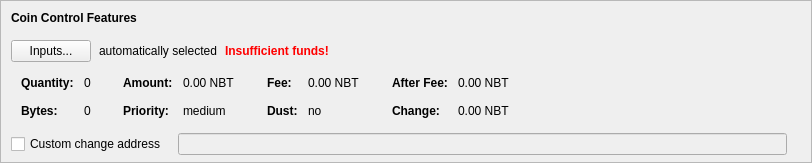
    <widget class="QFrame" name="frameCoinControl">
     <property name="sizePolicy">
      <sizepolicy hsizetype="Expanding" vsizetype="Expanding">
       <horstretch>0</horstretch>
       <verstretch>0</verstretch>
      </sizepolicy>
     </property>
     <property name="maximumSize">
      <size>
       <width>16777215</width>
       <height>16777215</height>
      </size>
     </property>
     <property name="frameShape">
      <enum>QFrame::StyledPanel</enum>
     </property>
     <property name="frameShadow">
      <enum>QFrame::Sunken</enum>
     </property>
     <layout class="QVBoxLayout" name="verticalLayoutCoinControl2">
      <property name="spacing">
       <number>0</number>
      </property>
      <property name="leftMargin">
       <number>0</number>
      </property>
      <property name="topMargin">
       <number>0</number>
      </property>
      <property name="rightMargin">
       <number>0</number>
      </property>
      <property name="bottomMargin">
       <number>6</number>
      </property>
      <item>
       <layout class="QVBoxLayout" name="verticalLayoutCoinControl" stretch="0,0,0,0,1">
        <property name="spacing">
         <number>0</number>
        </property>
        <property name="leftMargin">
         <number>10</number>
        </property>
        <property name="topMargin">
         <number>10</number>
        </property>
        <item>
         <layout class="QHBoxLayout" name="horizontalLayoutCoinControl1">
          <property name="bottomMargin">
           <number>15</number>
          </property>
          <item>
           <widget class="QLabel" name="labelCoinControlFeatures">
            <property name="sizePolicy">
             <sizepolicy hsizetype="Preferred" vsizetype="Maximum">
              <horstretch>0</horstretch>
              <verstretch>0</verstretch>
             </sizepolicy>
            </property>
            <property name="font">
             <font>
              <weight>75</weight>
              <bold>true</bold>
             </font>
            </property>
            <property name="styleSheet">
             <string notr="true">font-weight:bold;</string>
            </property>
            <property name="text">
             <string>Coin Control Features</string>
            </property>
           </widget>
          </item>
         </layout>
        </item>
        <item>
         <layout class="QHBoxLayout" name="horizontalLayoutCoinControl2" stretch="0,0,0,0">
          <property name="spacing">
           <number>8</number>
          </property>
          <property name="bottomMargin">
           <number>10</number>
          </property>
          <item>
           <widget class="QPushButton" name="pushButtonCoinControl">
            <property name="styleSheet">
             <string notr="true"/>
            </property>
            <property name="text">
             <string>Inputs...</string>
            </property>
            <property name="autoDefault">
             <bool>false</bool>
            </property>
           </widget>
          </item>
          <item>
           <widget class="QLabel" name="labelCoinControlAutomaticallySelected">
            <property name="text">
             <string>automatically selected</string>
            </property>
            <property name="margin">
             <number>5</number>
            </property>
           </widget>
          </item>
          <item>
           <widget class="QLabel" name="labelCoinControlInsuffFunds">
            <property name="font">
             <font>
              <weight>75</weight>
              <bold>true</bold>
             </font>
            </property>
            <property name="styleSheet">
             <string notr="true">color:red;font-weight:bold;</string>
            </property>
            <property name="text">
             <string>Insufficient funds!</string>
            </property>
            <property name="margin">
             <number>5</number>
            </property>
           </widget>
          </item>
          <item>
           <spacer name="horizontalSpacerCoinControl">
            <property name="orientation">
             <enum>Qt::Horizontal</enum>
            </property>
            <property name="sizeHint" stdset="0">
             <size>
              <width>40</width>
              <height>1</height>
             </size>
            </property>
           </spacer>
          </item>
         </layout>
        </item>
        <item>
         <widget class="QWidget" name="widgetCoinControl" native="true">
          <property name="sizePolicy">
           <sizepolicy hsizetype="Preferred" vsizetype="Preferred">
            <horstretch>0</horstretch>
            <verstretch>0</verstretch>
           </sizepolicy>
          </property>
          <property name="minimumSize">
           <size>
            <width>0</width>
            <height>0</height>
           </size>
          </property>
          <property name="styleSheet">
           <string notr="true"/>
          </property>
          <layout class="QHBoxLayout" name="horizontalLayoutCoinControl5">
           <property name="leftMargin">
            <number>0</number>
           </property>
           <property name="topMargin">
            <number>0</number>
           </property>
           <property name="rightMargin">
            <number>0</number>
           </property>
           <property name="bottomMargin">
            <number>0</number>
           </property>
           <item>
            <layout class="QHBoxLayout" name="horizontalLayoutCoinControl3" stretch="0,0,0,1">
             <property name="spacing">
              <number>20</number>
             </property>
             <property name="topMargin">
              <number>0</number>
             </property>
             <property name="bottomMargin">
              <number>10</number>
             </property>
             <item>
              <layout class="QFormLayout" name="formLayoutCoinControl1">
               <property name="horizontalSpacing">
                <number>10</number>
               </property>
               <property name="verticalSpacing">
                <number>14</number>
               </property>
               <property name="leftMargin">
                <number>10</number>
               </property>
               <property name="topMargin">
                <number>4</number>
               </property>
               <property name="rightMargin">
                <number>6</number>
               </property>
               <item row="0" column="0">
                <widget class="QLabel" name="labelCoinControlQuantityText">
                 <property name="font">
                  <font>
                   <weight>75</weight>
                   <bold>true</bold>
                  </font>
                 </property>
                 <property name="text">
                  <string>Quantity:</string>
                 </property>
                 <property name="margin">
                  <number>0</number>
                 </property>
                </widget>
               </item>
               <item row="0" column="1">
                <widget class="QLabel" name="labelCoinControlQuantity">
                 <property name="cursor">
                  <cursorShape>IBeamCursor</cursorShape>
                 </property>
                 <property name="contextMenuPolicy">
                  <enum>Qt::ActionsContextMenu</enum>
                 </property>
                 <property name="text">
                  <string notr="true">0</string>
                 </property>
                 <property name="margin">
                  <number>0</number>
                 </property>
                 <property name="textInteractionFlags">
                  <set>Qt::LinksAccessibleByMouse|Qt::TextSelectableByKeyboard|Qt::TextSelectableByMouse</set>
                 </property>
                </widget>
               </item>
               <item row="1" column="0">
                <widget class="QLabel" name="labelCoinControlBytesText">
                 <property name="font">
                  <font>
                   <weight>75</weight>
                   <bold>true</bold>
                  </font>
                 </property>
                 <property name="text">
                  <string>Bytes:</string>
                 </property>
                </widget>
               </item>
               <item row="1" column="1">
                <widget class="QLabel" name="labelCoinControlBytes">
                 <property name="cursor">
                  <cursorShape>IBeamCursor</cursorShape>
                 </property>
                 <property name="contextMenuPolicy">
                  <enum>Qt::ActionsContextMenu</enum>
                 </property>
                 <property name="text">
                  <string notr="true">0</string>
                 </property>
                 <property name="textInteractionFlags">
                  <set>Qt::LinksAccessibleByMouse|Qt::TextSelectableByKeyboard|Qt::TextSelectableByMouse</set>
                 </property>
                </widget>
               </item>
              </layout>
             </item>
             <item>
              <layout class="QFormLayout" name="formLayoutCoinControl2">
               <property name="horizontalSpacing">
                <number>10</number>
               </property>
               <property name="verticalSpacing">
                <number>14</number>
               </property>
               <property name="leftMargin">
                <number>6</number>
               </property>
               <property name="topMargin">
                <number>4</number>
               </property>
               <property name="rightMargin">
                <number>6</number>
               </property>
               <item row="0" column="0">
                <widget class="QLabel" name="labelCoinControlAmountText">
                 <property name="font">
                  <font>
                   <weight>75</weight>
                   <bold>true</bold>
                  </font>
                 </property>
                 <property name="text">
                  <string>Amount:</string>
                 </property>
                 <property name="margin">
                  <number>0</number>
                 </property>
                </widget>
               </item>
               <item row="0" column="1">
                <widget class="QLabel" name="labelCoinControlAmount">
                 <property name="cursor">
                  <cursorShape>IBeamCursor</cursorShape>
                 </property>
                 <property name="contextMenuPolicy">
                  <enum>Qt::ActionsContextMenu</enum>
                 </property>
                 <property name="text">
                  <string notr="true">0.00 NBT</string>
                 </property>
                 <property name="textInteractionFlags">
                  <set>Qt::LinksAccessibleByMouse|Qt::TextSelectableByKeyboard|Qt::TextSelectableByMouse</set>
                 </property>
                </widget>
               </item>
               <item row="1" column="0">
                <widget class="QLabel" name="labelCoinControlPriorityText">
                 <property name="font">
                  <font>
                   <weight>75</weight>
                   <bold>true</bold>
                  </font>
                 </property>
                 <property name="text">
                  <string>Priority:</string>
                 </property>
                </widget>
               </item>
               <item row="1" column="1">
                <widget class="QLabel" name="labelCoinControlPriority">
                 <property name="cursor">
                  <cursorShape>IBeamCursor</cursorShape>
                 </property>
                 <property name="contextMenuPolicy">
                  <enum>Qt::ActionsContextMenu</enum>
                 </property>
                 <property name="text">
                  <string notr="true">medium</string>
                 </property>
                 <property name="textInteractionFlags">
                  <set>Qt::LinksAccessibleByMouse|Qt::TextSelectableByKeyboard|Qt::TextSelectableByMouse</set>
                 </property>
                </widget>
               </item>
              </layout>
             </item>
             <item>
              <layout class="QFormLayout" name="formLayoutCoinControl3">
               <property name="horizontalSpacing">
                <number>10</number>
               </property>
               <property name="verticalSpacing">
                <number>14</number>
               </property>
               <property name="leftMargin">
                <number>6</number>
               </property>
               <property name="topMargin">
                <number>4</number>
               </property>
               <property name="rightMargin">
                <number>6</number>
               </property>
               <item row="0" column="0">
                <widget class="QLabel" name="labelCoinControlFeeText">
                 <property name="font">
                  <font>
                   <weight>75</weight>
                   <bold>true</bold>
                  </font>
                 </property>
                 <property name="text">
                  <string>Fee:</string>
                 </property>
                 <property name="margin">
                  <number>0</number>
                 </property>
                </widget>
               </item>
               <item row="0" column="1">
                <widget class="QLabel" name="labelCoinControlFee">
                 <property name="cursor">
                  <cursorShape>IBeamCursor</cursorShape>
                 </property>
                 <property name="contextMenuPolicy">
                  <enum>Qt::ActionsContextMenu</enum>
                 </property>
                 <property name="text">
                  <string notr="true">0.00 NBT</string>
                 </property>
                 <property name="textInteractionFlags">
                  <set>Qt::LinksAccessibleByMouse|Qt::TextSelectableByKeyboard|Qt::TextSelectableByMouse</set>
                 </property>
                </widget>
               </item>
               <item row="1" column="0">
                <widget class="QLabel" name="labelCoinControlLowOutputText">
                 <property name="font">
                  <font>
                   <weight>75</weight>
                   <bold>true</bold>
                  </font>
                 </property>
                 <property name="text">
                  <string>Dust:</string>
                 </property>
                </widget>
               </item>
               <item row="1" column="1">
                <widget class="QLabel" name="labelCoinControlLowOutput">
                 <property name="cursor">
                  <cursorShape>IBeamCursor</cursorShape>
                 </property>
                 <property name="contextMenuPolicy">
                  <enum>Qt::ActionsContextMenu</enum>
                 </property>
                 <property name="text">
                  <string notr="true">no</string>
                 </property>
                 <property name="textInteractionFlags">
                  <set>Qt::LinksAccessibleByMouse|Qt::TextSelectableByKeyboard|Qt::TextSelectableByMouse</set>
                 </property>
                </widget>
               </item>
              </layout>
             </item>
             <item>
              <layout class="QFormLayout" name="formLayoutCoinControl4">
               <property name="horizontalSpacing">
                <number>10</number>
               </property>
               <property name="verticalSpacing">
                <number>14</number>
               </property>
               <property name="leftMargin">
                <number>6</number>
               </property>
               <property name="topMargin">
                <number>4</number>
               </property>
               <property name="rightMargin">
                <number>6</number>
               </property>
               <item row="0" column="0">
                <widget class="QLabel" name="labelCoinControlAfterFeeText">
                 <property name="font">
                  <font>
                   <weight>75</weight>
                   <bold>true</bold>
                  </font>
                 </property>
                 <property name="text">
                  <string>After Fee:</string>
                 </property>
                 <property name="margin">
                  <number>0</number>
                 </property>
                </widget>
               </item>
               <item row="0" column="1">
                <widget class="QLabel" name="labelCoinControlAfterFee">
                 <property name="cursor">
                  <cursorShape>IBeamCursor</cursorShape>
                 </property>
                 <property name="contextMenuPolicy">
                  <enum>Qt::ActionsContextMenu</enum>
                 </property>
                 <property name="text">
                  <string notr="true">0.00 NBT</string>
                 </property>
                 <property name="textInteractionFlags">
                  <set>Qt::LinksAccessibleByMouse|Qt::TextSelectableByKeyboard|Qt::TextSelectableByMouse</set>
                 </property>
                </widget>
               </item>
               <item row="1" column="0">
                <widget class="QLabel" name="labelCoinControlChangeText">
                 <property name="font">
                  <font>
                   <weight>75</weight>
                   <bold>true</bold>
                  </font>
                 </property>
                 <property name="text">
                  <string>Change:</string>
                 </property>
                </widget>
               </item>
               <item row="1" column="1">
                <widget class="QLabel" name="labelCoinControlChange">
                 <property name="cursor">
                  <cursorShape>IBeamCursor</cursorShape>
                 </property>
                 <property name="contextMenuPolicy">
                  <enum>Qt::ActionsContextMenu</enum>
                 </property>
                 <property name="text">
                  <string notr="true">0.00 NBT</string>
                 </property>
                 <property name="textInteractionFlags">
                  <set>Qt::LinksAccessibleByMouse|Qt::TextSelectableByKeyboard|Qt::TextSelectableByMouse</set>
                 </property>
                </widget>
               </item>
              </layout>
             </item>
            </layout>
           </item>
          </layout>
         </widget>
        </item>
        <item>
         <layout class="QHBoxLayout" name="horizontalLayoutCoinControl4" stretch="0,0,0">
          <property name="spacing">
           <number>12</number>
          </property>
          <property name="sizeConstraint">
           <enum>QLayout::SetDefaultConstraint</enum>
          </property>
          <property name="topMargin">
           <number>5</number>
          </property>
          <property name="rightMargin">
           <number>5</number>
          </property>
          <item>
           <widget class="QCheckBox" name="checkBoxCoinControlChange">
            <property name="toolTip">
             <string>If this is activated, but the change address is empty or invalid, change will be sent to a newly generated address.</string>
            </property>
            <property name="text">
             <string>Custom change address</string>
            </property>
           </widget>
          </item>
          <item>
           <widget class="QValidatedLineEdit" name="lineEditCoinControlChange">
            <property name="enabled">
             <bool>false</bool>
            </property>
            <property name="sizePolicy">
             <sizepolicy hsizetype="Expanding" vsizetype="Fixed">
              <horstretch>0</horstretch>
              <verstretch>0</verstretch>
             </sizepolicy>
            </property>
           </widget>
          </item>
          <item>
           <widget class="QLabel" name="labelCoinControlChangeLabel">
            <property name="sizePolicy">
             <sizepolicy hsizetype="Preferred" vsizetype="Expanding">
              <horstretch>0</horstretch>
              <verstretch>0</verstretch>
             </sizepolicy>
            </property>
            <property name="minimumSize">
             <size>
              <width>0</width>
              <height>0</height>
             </size>
            </property>
            <property name="text">
             <string/>
            </property>
            <property name="margin">
             <number>3</number>
            </property>
           </widget>
          </item>
         </layout>
        </item>
        <item>
         <spacer name="verticalSpacerCoinControl">
          <property name="orientation">
           <enum>Qt::Vertical</enum>
          </property>
          <property name="sizeHint" stdset="0">
           <size>
            <width>800</width>
            <height>1</height>
           </size>
          </property>
         </spacer>
        </item>
       </layout>
      </item>
     </layout>
    </widget>
